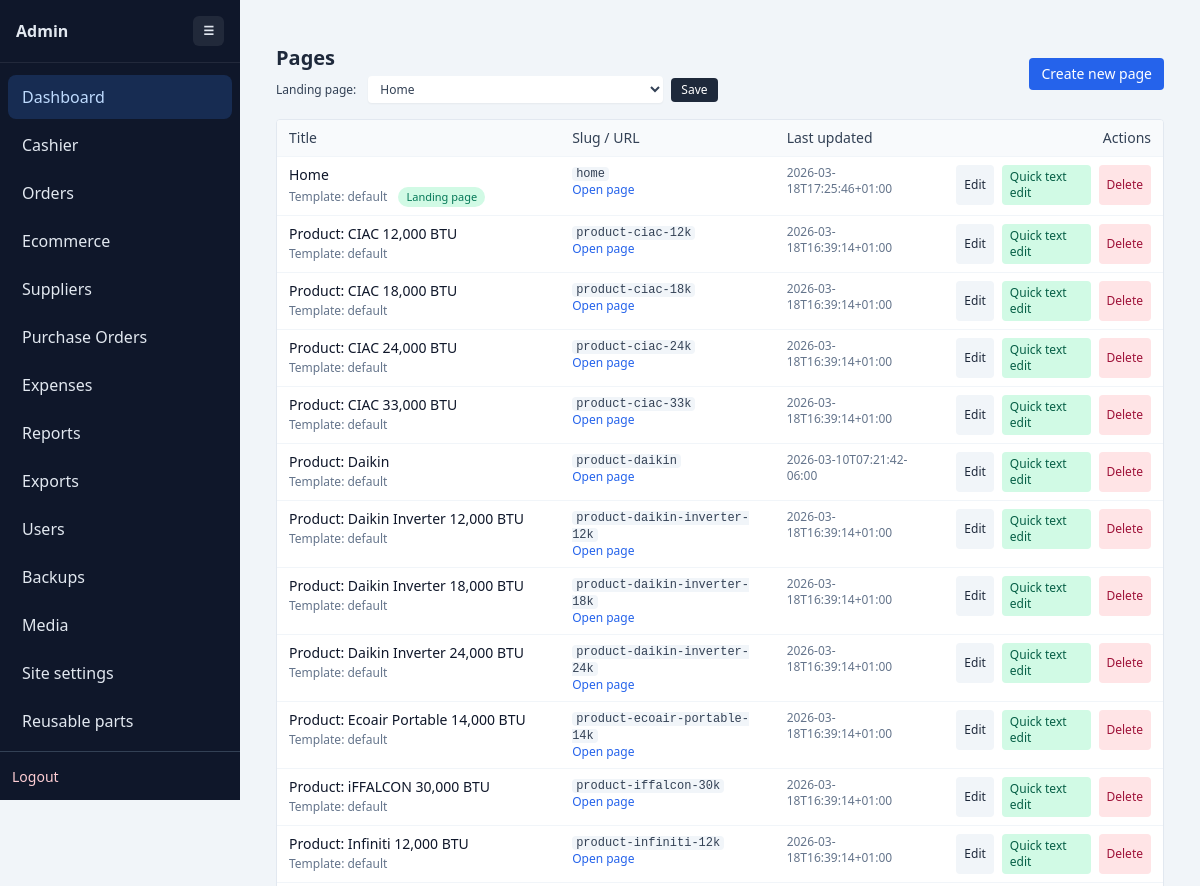
Before: /admin.php (signed in, upper part) with the older database file.
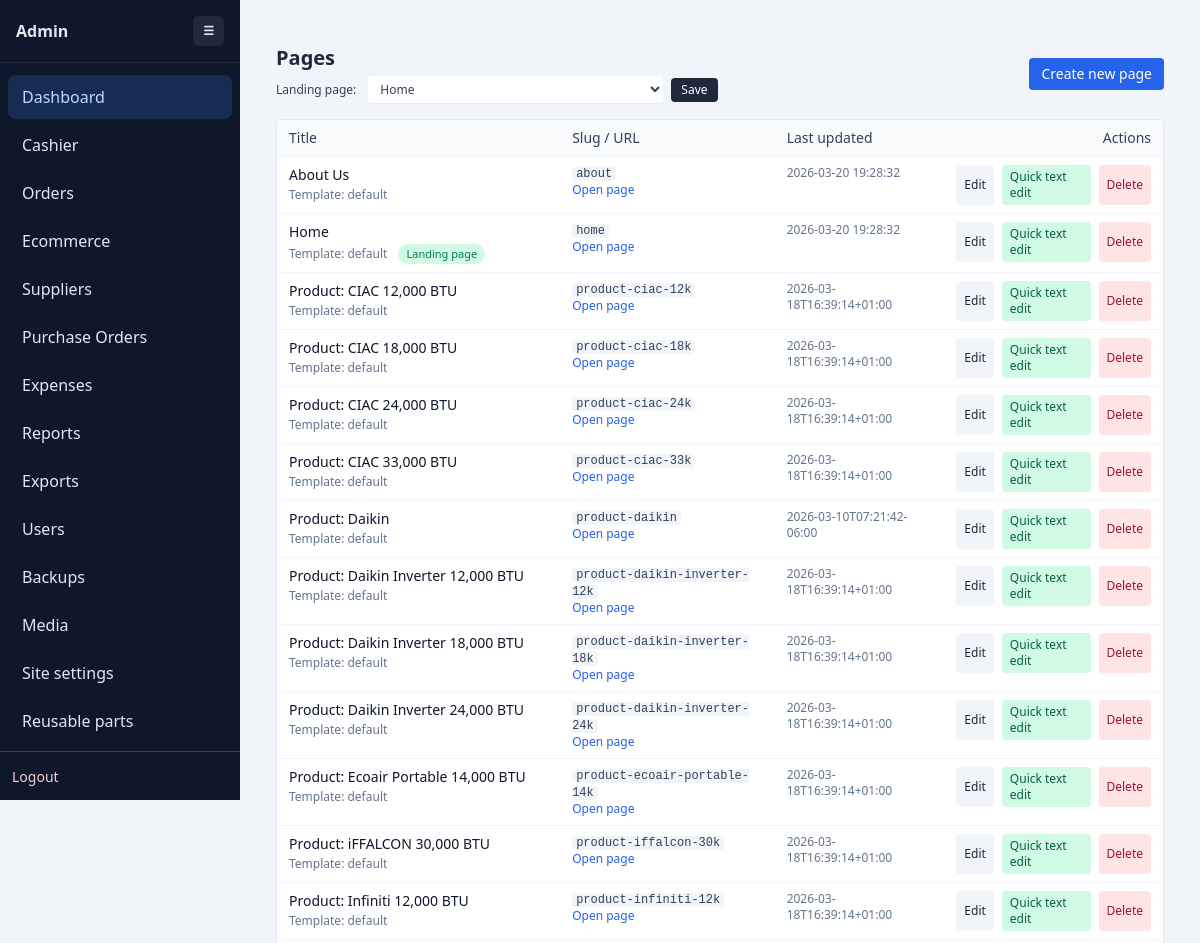
After: the same page with the newer database file.
### tables this page shows
CREATE TABLE settings (
        name TEXT PRIMARY KEY,
        value TEXT NOT NULL
    );

CREATE TABLE pages (
        id TEXT PRIMARY KEY,
        title TEXT NOT NULL,
        slug TEXT NOT NULL UNIQUE,
        content TEXT NOT NULL,
        updated_at TEXT,
        template TEXT NOT NULL DEFAULT "default"
    , page_css TEXT, full_width INTEGER NOT NULL DEFAULT 0, show_title INTEGER NOT NULL DEFAULT 1, show_meta INTEGER NOT NULL DEFAULT 1);

### config.php (called while the page is built, shortened)
<?php
function get_db(): PDO
{
    static $db = null;
    if ($db instanceof PDO) {
        return $db;
    }
    try {
        $db = new PDO('sqlite:' . DB_FILE);
        $db->setAttribute(PDO::ATTR_ERRMODE, PDO::ERRMODE_EXCEPTION);
        $db->setAttribute(PDO::ATTR_DEFAULT_FETCH_MODE, PDO::FETCH_ASSOC);
    } catch (PDOException $e) {
        die('Database connection failed: ' . htmlspecialchars($e->getMessage(), ENT_QUOTES, 'UTF-8'));
    }
    return $db;
}
function load_pages(): array
{
    $db = get_db();
    $stmt = $db->query('SELECT id, title, slug, content, updated_at, template, page_css, full_width, show_title, show_meta FROM pages ORDER BY title COLLATE NOCASE');
    $rows = $stmt->fetchAll();
    if (is_array($rows) && count($rows) > 0) {
        return $rows;
    }
    return [];
}
function get_setting(string $name, ?string $default = null): ?string
{
    $db = get_db();
    $stmt = $db->prepare('SELECT value FROM settings WHERE name = :name LIMIT 1');
    $stmt->execute([':name' => $name]);
    $row = $stmt->fetch(PDO::FETCH_ASSOC);
    if ($row && array_key_exists('value', $row)) {
        return $row['value'];
    }
    return $default;
}

### admin.php (the view, shortened to what this page needs)
<?php
require __DIR__ . '/admin_nav.php';
$pages = load_pages();
$home_page_id = get_setting('home_page_id');
$action = $_GET['action'] ?? 'list';
?>
<!DOCTYPE html>
<html lang="en">
<head>
    <script src="https://cdn.tailwindcss.com"></script>
</head>
<body class="bg-slate-100 min-h-screen">
<?php render_admin_sidebar('dashboard'); ?>
<main class="w-full mx-auto px-4 py-6 max-w-none">
    <?php if ($action === 'list'): ?>
        <div class="flex flex-col gap-2 mb-4 sm:flex-row sm:items-center sm:justify-between">
            <div>
                <h2 class="text-xl font-semibold text-slate-800">Pages</h2>
                <?php if (!empty($pages)): ?>
                    <form method="post" action="admin.php" class="mt-1 flex flex-wrap items-center gap-2 text-xs text-slate-700">
                        <label for="home_page_id" class="mr-1">Landing page:</label>
                        <select id="home_page_id" name="home_page_id" class="rounded border-slate-300 bg-white px-2 py-1 text-xs shadow-sm focus:border-blue-500 focus:ring-blue-500">
                            <?php foreach ($pages as $page_option): ?>
                                <option value="<?php echo htmlspecialchars($page_option['id'], ENT_QUOTES, 'UTF-8'); ?>"
                                    <?php if ($home_page_id === $page_option['id']) echo 'selected'; ?>>
                                    <?php echo htmlspecialchars($page_option['title'], ENT_QUOTES, 'UTF-8'); ?>
                                </option>
                            <?php endforeach; ?>
                        </select>
                        <button type="submit" class="inline-flex items-center rounded bg-slate-800 px-2.5 py-1 text-xs font-medium text-white hover:bg-slate-700">Save</button>
                    </form>
                <?php endif; ?>
            </div>
            <a href="admin.php?action=edit" class="inline-flex items-center px-3 py-1.5 rounded bg-blue-600 hover:bg-blue-700 text-white text-sm">Create new page</a>
        </div>
        <?php if (empty($pages)): ?>
            <p class="text-slate-600 bg-white border rounded px-4 py-3">No pages yet. <a href="admin.php?action=edit" class="text-blue-600 underline">Create your first page</a>.</p>
        <?php else: ?>
            <div class="overflow-hidden rounded border border-slate-200 bg-white">
            <table class="min-w-full text-sm">
                <thead>
                <tr class="bg-slate-50 text-left text-slate-700">
                    <th class="px-3 py-2 font-medium">Title</th>
                    <th class="px-3 py-2 font-medium">Slug / URL</th>
                    <th class="px-3 py-2 font-medium">Last updated</th>
                    <th class="px-3 py-2 font-medium text-right">Actions</th>
                </tr>
                </thead>
                <tbody>
                <?php foreach ($pages as $page): ?>
                    <tr class="border-t border-slate-100">
                        <td class="px-3 py-2 align-top">
                            <div class="font-medium text-slate-900"><?php echo htmlspecialchars($page['title'], ENT_QUOTES, 'UTF-8'); ?></div>
                            <div class="mt-0.5 text-xs text-slate-500">
                                Template: <?php echo htmlspecialchars($page['template'] ?? 'default', ENT_QUOTES, 'UTF-8'); ?>
                                <?php if ($home_page_id === $page['id']): ?>
                                    <span class="ml-2 inline-flex items-center rounded-full bg-emerald-100 px-2 py-0.5 text-[11px] font-medium text-emerald-700">Landing page</span>
                                <?php endif; ?>
                            </div>
                        </td>
                        <td class="px-3 py-2 align-top text-xs text-slate-700">
                            <div><code class="bg-slate-100 px-1 rounded"><?php echo htmlspecialchars($page['slug'], ENT_QUOTES, 'UTF-8'); ?></code></div>
                            <a class="text-blue-600 hover:underline" href="<?php echo htmlspecialchars($page['slug'], ENT_QUOTES, 'UTF-8'); ?>" target="_blank">Open page</a>
                        </td>
                        <td class="px-3 py-2 align-top text-xs text-slate-500"><?php echo htmlspecialchars($page['updated_at'] ?? '', ENT_QUOTES, 'UTF-8'); ?></td>
                        <td class="px-3 py-2 align-top">
                            <div class="flex justify-end gap-2 text-xs">
                                <a class="inline-flex items-center px-2 py-1 rounded bg-slate-100 hover:bg-slate-200 text-slate-800" href="admin.php?action=edit&id=<?php echo urlencode($page['id']); ?>">Edit</a>
                                <a class="inline-flex items-center px-2 py-1 rounded bg-emerald-100 hover:bg-emerald-200 text-emerald-800" href="element_editor.php?id=<?php echo urlencode($page['id']); ?>">Quick text edit</a>
                                <a class="inline-flex items-center px-2 py-1 rounded bg-rose-100 hover:bg-rose-200 text-rose-800" href="admin.php?action=delete&id=<?php echo urlencode($page['id']); ?>"
                                   onclick="return confirm('Delete this page?');">Delete</a>
                            </div>
                        </td>
                    </tr>
                <?php endforeach; ?>
                </tbody>
            </table>
            </div>
        <?php endif; ?>
    <?php endif; ?>
</main>
<?php render_admin_sidebar_close(); ?>
</body>
</html>

### admin_nav.php (shortened to what this page needs)
<?php
function admin_nav_items(): array
{
    return [
        ['label' => 'Dashboard', 'url' => 'admin.php', 'key' => 'dashboard'],
        ['label' => 'Cashier', 'url' => 'pos.php', 'key' => 'pos'],
        ['label' => 'Orders', 'url' => 'orders.php', 'key' => 'orders'],
        ['label' => 'Ecommerce', 'url' => 'ecommerce.php', 'key' => 'ecommerce'],
        ['label' => 'Suppliers', 'url' => 'suppliers.php', 'key' => 'suppliers'],
        ['label' => 'Purchase Orders', 'url' => 'purchase_orders.php', 'key' => 'purchase_orders'],
        ['label' => 'Expenses', 'url' => 'expenses.php', 'key' => 'expenses'],
        ['label' => 'Reports', 'url' => 'reports.php', 'key' => 'reports'],
        ['label' => 'Exports', 'url' => 'exports.php', 'key' => 'exports'],
        ['label' => 'Users', 'url' => 'users.php', 'key' => 'users'],
        ['label' => 'Backups', 'url' => 'backup.php', 'key' => 'backups'],
        ['label' => 'Media', 'url' => 'media.php', 'key' => 'media'],
        ['label' => 'Site settings', 'url' => 'site_settings.php', 'key' => 'settings'],
        ['label' => 'Reusable parts', 'url' => 'parts.php', 'key' => 'parts'],
        ['label' => 'Code snippets', 'url' => 'snippets.php', 'key' => 'snippets'],
        ['label' => 'Shop', 'url' => 'shop.php', 'key' => 'shop'],
    ];
}
function render_admin_sidebar(string $activeKey): void
{
    $items = admin_nav_items();
    ?>
    <div class="admin-shell">
        <aside class="admin-sidebar" id="admin-sidebar">
            <div class="brand">
                <span>Admin</span>
                <button type="button" class="collapse-btn" onclick="toggleSidebar()">☰</button>
            </div>
            <nav class="flex-1 overflow-y-auto py-2">
                <?php foreach ($items as $item): ?>
                    <a href="<?php echo htmlspecialchars($item['url'], ENT_QUOTES, 'UTF-8'); ?>" class="<?php echo $activeKey === $item['key'] ? 'active' : ''; ?>">
                        <span class="label"><?php echo htmlspecialchars($item['label'], ENT_QUOTES, 'UTF-8'); ?></span>
                    </a>
                <?php endforeach; ?>
            </nav>
            <div class="p-3 border-t border-slate-700">
                <a href="login.php?logout=1" class="text-sm text-rose-200 hover:text-rose-100">Logout</a>
            </div>
        </aside>
        <div class="admin-main">
    <?php
}
function render_admin_sidebar_close(): void
{
    echo '</div></div>';
}

### admin_nav.php (style rules this page uses)
.admin-shell { display: flex; min-height: 100vh; background: #f1f5f9; }
.admin-sidebar { width: 240px; background: #0f172a; color: #e2e8f0; display: flex; flex-direction: column; position: sticky; top: 0; height: 100vh; transition: width 0.2s ease; }
.admin-sidebar .brand { padding: 16px; font-weight: 700; font-size: 16px; border-bottom: 1px solid rgba(255,255,255,0.08); display: flex; align-items: center; justify-content: space-between; gap: 8px; }
.admin-sidebar nav a { display: flex; align-items: center; gap: 10px; padding: 10px 14px; color: inherit; text-decoration: none; border-radius: 8px; margin: 4px 8px; transition: background 0.15s; }
.admin-sidebar nav a.active { background: rgba(59,130,246,0.2); color: #bfdbfe; }
.admin-sidebar .collapse-btn { background: rgba(255,255,255,0.08); color: #e2e8f0; border: none; border-radius: 6px; padding: 6px 10px; cursor: pointer; font-size: 12px; }
.admin-main { flex: 1; padding: 20px; }

Changed rows visible on the page:
added pages: title "About Us", template "default", slug "about", updated_at "2026-03-20 19:28:32"
changed pages "Home": updated_at "2026-03-18T17:25:46+01:00" → "2026-03-20 19:28:32"
